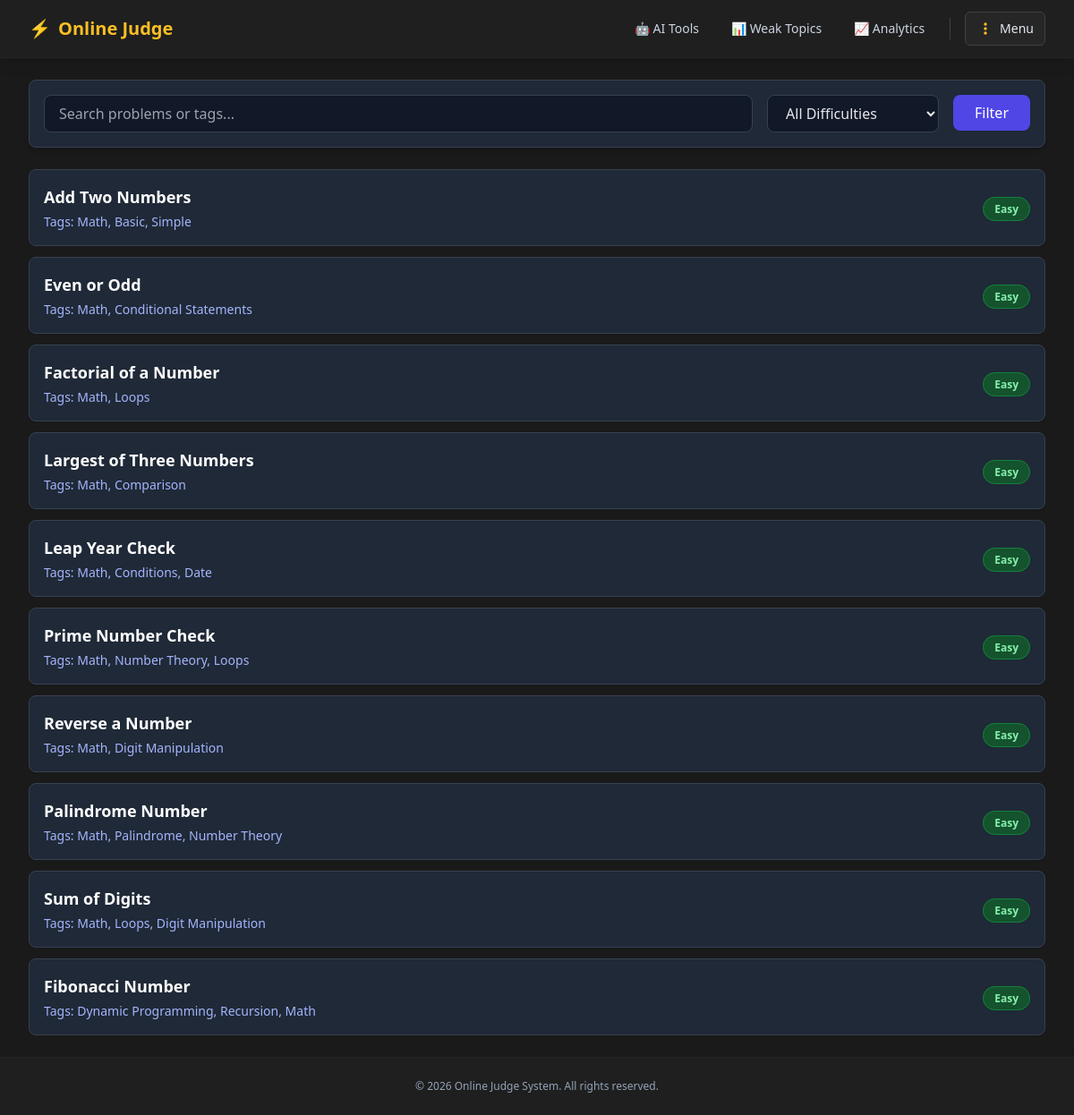
The app's page /problems/ (signed in) with its own data.
### judge/models.py (models this page shows, shortened)
class Problem(models.Model):
    title = models.CharField(max_length=200)
    description = models.TextField()
    difficulty = models.CharField(max_length=20)
    tags = models.CharField(max_length=200)
    time_complexity = models.CharField(max_length=50, blank=True, null=True)
    space_complexity = models.CharField(max_length=50, blank=True, null=True)
    created_at = models.DateTimeField(auto_now_add=True, null=True, blank=True)
    user = models.ForeignKey(User, on_delete=models.CASCADE)
    email_verified = models.BooleanField(default=False)
    email_token = models.CharField(max_length=100, blank=True, null=True)
    company_tag = models.CharField(max_length=100, blank=True, null=True)

### judge/views.py (the view)
# urls.py: path('problems/', views.problem_list, name='problem_list'),
@login_required(login_url='/login/')
def problem_list(request):
    query = request.GET.get('q', '')
    difficulty = request.GET.get('difficulty', '')
    problems = Problem.objects.all()
    if query:
        problems = problems.filter(Q(title__icontains=query) | Q(tags__icontains=query))
    if difficulty:
        problems = problems.filter(difficulty__iexact=difficulty)
    return render(request, 'judge/problem_list.html', {'problems': problems, 'query': query, 'selected_difficulty': difficulty})

### judge/templates/judge/problem_list.html (shortened to what this page needs)
{% extends 'judge/base.html' %}
{% block content %}
<div class="max-w-6xl mx-auto space-y-6">
    <form method="GET" class="flex flex-col md:flex-row gap-4 bg-gray-800 p-4 rounded-lg border border-gray-700 shadow-md">
        <div class="flex-grow">
            <input type="text" name="q" value="{{ query }}"
                   class="w-full bg-gray-900 border border-gray-700 rounded-lg px-4 py-2 text-gray-200 focus:outline-none focus:border-indigo-500"
                   placeholder="Search problems or tags...">
        </div>
        <div class="w-full md:w-48">
            <select name="difficulty" class="w-full bg-gray-900 border border-gray-700 rounded-lg px-4 py-2 text-gray-200 focus:outline-none focus:border-indigo-500">
                <option value="">All Difficulties</option>
            </select>
        </div>
        <div>
            <button type="submit" class="w-full md:w-auto bg-indigo-600 hover:bg-indigo-500 text-white font-medium px-6 py-2 rounded-lg transition">
                Filter
            </button>
        </div>
    </form>
    <div class="space-y-3">
        {% for problem in problems %}
            <a href="{% url 'problem_detail' problem.id %}" class="block bg-gray-800 border border-gray-700 hover:border-indigo-500 rounded-lg p-4 transition shadow-sm">
                <div class="flex flex-col sm:flex-row justify-between items-start sm:items-center gap-2">
                    <div>
                        <h5 class="text-lg font-semibold text-white hover:text-indigo-400">{{ problem.title }}</h5>
                        <p class="text-sm text-indigo-300 mt-1">Tags: {{ problem.tags }}</p>
                    </div>
                    <div>
                        <span class="px-3 py-1 text-xs font-semibold rounded-full
                            {% if problem.difficulty == 'Easy' %} bg-green-900 text-green-300 border border-green-700
                            {% elif problem.difficulty == 'Medium' %} bg-yellow-900 text-yellow-300 border border-yellow-700
                            {% else %} bg-red-900 text-red-300 border border-red-700 {% endif %}">
                            {{ problem.difficulty }}
                        </span>
                    </div>
                </div>
            </a>
        {% empty %}
            <div class="text-center py-10 bg-gray-800 rounded-lg border border-gray-700">
                <p class="text-gray-400">No problems found.</p>
            </div>
        {% endfor %}
    </div>
</div>
{% endblock %}

### judge/templates/judge/base.html (shortened to what this page needs)
<!DOCTYPE html>
<html lang="en" class="dark">
<head>
    <script src="https://cdn.tailwindcss.com"></script>
</head>
<body class="bg-[#1a1a1a] text-slate-100 min-h-screen flex flex-col selection:bg-amber-500 selection:text-neutral-950">
    <header class="bg-[#1f1f1f] border-b border-neutral-800 shadow-lg sticky top-0 z-50 backdrop-blur">
        <div class="max-w-7xl mx-auto px-4 sm:px-6 lg:px-8 h-16 flex items-center justify-between">
            <div class="flex items-center space-x-3">
                <a href="{% url 'home' %}" class="text-xl font-bold text-amber-400 hover:text-amber-300 flex items-center gap-2 transition">
                    <span>⚡</span> <span>Online Judge</span>
                </a>
            </div>
            <div class="flex items-center space-x-4">
                {% if user.is_authenticated %}
                    <div class="hidden md:flex items-center space-x-3">
                        <a href="{% url 'ai_tools' %}" class="text-slate-300 hover:text-amber-400 text-sm font-medium px-3 py-1.5 rounded-lg transition hover:bg-neutral-800">
                            <span>🤖</span> <span>AI Tools</span>
                        </a>
                        <a href="{% url 'topic_wise_progress' %}" class="text-slate-300 hover:text-amber-400 text-sm font-medium px-3 py-1.5 rounded-lg transition hover:bg-neutral-800">
                            <span>📊</span> <span>Weak Topics</span>
                        </a>
                        <a href="{% url 'analytics_dashboard' %}" class="text-slate-300 hover:text-amber-400 text-sm font-medium px-3 py-1.5 rounded-lg transition hover:bg-neutral-800">
                            <span>📈</span> <span>Analytics</span>
                        </a>
                    </div>
                    <div class="relative">
                        <button id="menuButton" onclick="toggleMenu()" class="bg-neutral-800 hover:bg-neutral-700 border border-neutral-700 px-3 py-2 rounded-md text-sm font-medium text-slate-200 inline-flex items-center space-x-1.5 focus:outline-none transition">
                            <svg class="w-5 h-5 text-amber-400" fill="currentColor" viewBox="0 0 24 24">
                                <path d="M12 8c1.1 0 2-.9 2-2s-.9-2-2-2-2 .9-2 2 .9 2 2 2zm0 2c-1.1 0-2 .9-2 2s.9 2 2 2 2-.9 2-2-.9-2-2-2zm0 6c-1.1 0-2 .9-2 2s.9 2 2 2 2-.9 2-2-.9-2-2-2z"/>
                            </svg>
                            <span>Menu</span>
                        </button>
                    </div>
                {% endif %}
            </div>
        </div>
    </header>
    <main class="flex-grow max-w-7xl w-full mx-auto px-4 sm:px-6 lg:px-8 py-6">
        {% block content %}
        {% endblock %}
    </main>
    <footer class="bg-[#1f1f1f] border-t border-neutral-800 py-6 text-center text-xs text-slate-400">
        <p>&copy; 2026 Online Judge System. All rights reserved.</p>
    </footer>
</body>
</html>

### records on screen
Problem: title "Add Two Numbers", tags "Math, Basic, Simple", difficulty "Easy"
Problem: title "Even or Odd", tags "Math, Conditional Statements", difficulty "Easy"
Problem: title "Factorial of a Number", tags "Math, Loops", difficulty "Easy"
Problem: title "Largest of Three Numbers", tags "Math, Comparison", difficulty "Easy"
Problem: title "Leap Year Check", tags "Math, Conditions, Date", difficulty "Easy"
Problem: title "Prime Number Check", tags "Math, Number Theory, Loops", difficulty "Easy"
Problem: title "Reverse a Number", tags "Math, Digit Manipulation", difficulty "Easy"
Problem: title "Palindrome Number", tags "Math, Palindrome, Number Theory", difficulty "Easy"
Problem: title "Sum of Digits", tags "Math, Loops, Digit Manipulation", difficulty "Easy"
Problem: title "Fibonacci Number", tags "Dynamic Programming, Recursion, Math", difficulty "Easy"
